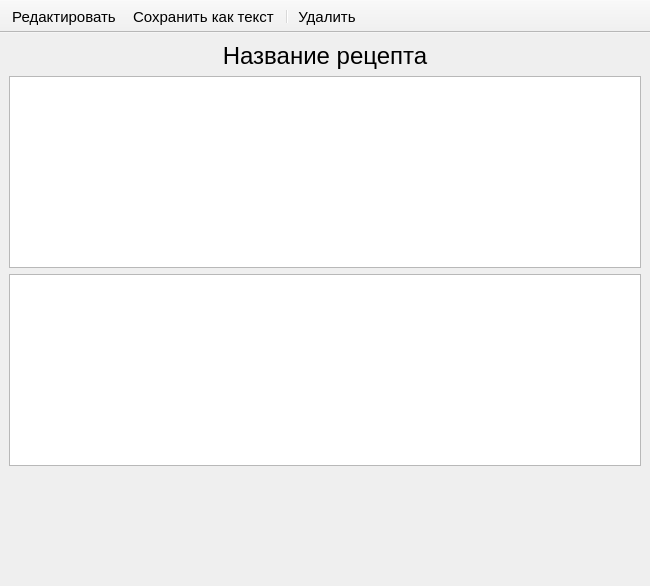
<?xml version="1.0" encoding="UTF-8"?>
<ui version="4.0">
 <class>RecipeWindow</class>
 <widget class="QMainWindow" name="RecipeWindow">
  <property name="geometry">
   <rect>
    <x>0</x>
    <y>0</y>
    <width>650</width>
    <height>586</height>
   </rect>
  </property>
  <property name="minimumSize">
   <size>
    <width>650</width>
    <height>586</height>
   </size>
  </property>
  <property name="font">
   <font>
    <pointsize>11</pointsize>
   </font>
  </property>
  <property name="windowTitle">
   <string>Название рецепта</string>
  </property>
  <widget class="QWidget" name="centralwidget">
   <layout class="QVBoxLayout" name="verticalLayout">
    <property name="spacing">
     <number>0</number>
    </property>
    <property name="leftMargin">
     <number>0</number>
    </property>
    <property name="topMargin">
     <number>0</number>
    </property>
    <property name="rightMargin">
     <number>0</number>
    </property>
    <property name="bottomMargin">
     <number>0</number>
    </property>
    <item>
     <widget class="QScrollArea" name="scrollArea">
      <property name="frameShape">
       <enum>QFrame::NoFrame</enum>
      </property>
      <property name="widgetResizable">
       <bool>true</bool>
      </property>
      <widget class="QWidget" name="body">
       <property name="geometry">
        <rect>
         <x>0</x>
         <y>0</y>
         <width>650</width>
         <height>558</height>
        </rect>
       </property>
       <layout class="QVBoxLayout" name="verticalLayout_2">
        <item>
         <widget class="QLabel" name="lbl_title">
          <property name="font">
           <font>
            <pointsize>18</pointsize>
           </font>
          </property>
          <property name="text">
           <string>Название рецепта</string>
          </property>
          <property name="alignment">
           <set>Qt::AlignCenter</set>
          </property>
         </widget>
        </item>
        <item>
         <layout class="QHBoxLayout" name="images"/>
        </item>
        <item>
         <widget class="QTableWidget" name="table_ingr">
          <attribute name="horizontalHeaderVisible">
           <bool>false</bool>
          </attribute>
          <attribute name="verticalHeaderVisible">
           <bool>false</bool>
          </attribute>
          <column>
           <property name="text">
            <string>Ингредиент</string>
           </property>
          </column>
          <column>
           <property name="text">
            <string>Количество</string>
           </property>
          </column>
         </widget>
        </item>
        <item>
         <widget class="QTextEditFitText" name="inp_desc"/>
        </item>
        <item>
         <spacer name="verticalSpacer">
          <property name="orientation">
           <enum>Qt::Vertical</enum>
          </property>
          <property name="sizeHint" stdset="0">
           <size>
            <width>20</width>
            <height>40</height>
           </size>
          </property>
         </spacer>
        </item>
       </layout>
      </widget>
     </widget>
    </item>
   </layout>
  </widget>
  <widget class="QToolBar" name="toolBar">
   <property name="windowTitle">
    <string>toolBar</string>
   </property>
   <property name="movable">
    <bool>false</bool>
   </property>
   <property name="floatable">
    <bool>false</bool>
   </property>
   <attribute name="toolBarArea">
    <enum>TopToolBarArea</enum>
   </attribute>
   <attribute name="toolBarBreak">
    <bool>false</bool>
   </attribute>
   <addaction name="action_edit"/>
   <addaction name="action_save"/>
   <addaction name="separator"/>
   <addaction name="action_delete"/>
  </widget>
  <action name="action_edit">
   <property name="text">
    <string>Редактировать</string>
   </property>
  </action>
  <action name="action_delete">
   <property name="text">
    <string>Удалить</string>
   </property>
  </action>
  <action name="action_save">
   <property name="text">
    <string>Сохранить как текст</string>
   </property>
  </action>
 </widget>
 <customwidgets>
  <customwidget>
   <class>QTextEditFitText</class>
   <extends>QTextEdit</extends>
   <header>functions.h</header>
  </customwidget>
 </customwidgets>
 <resources/>
 <connections/>
</ui>
